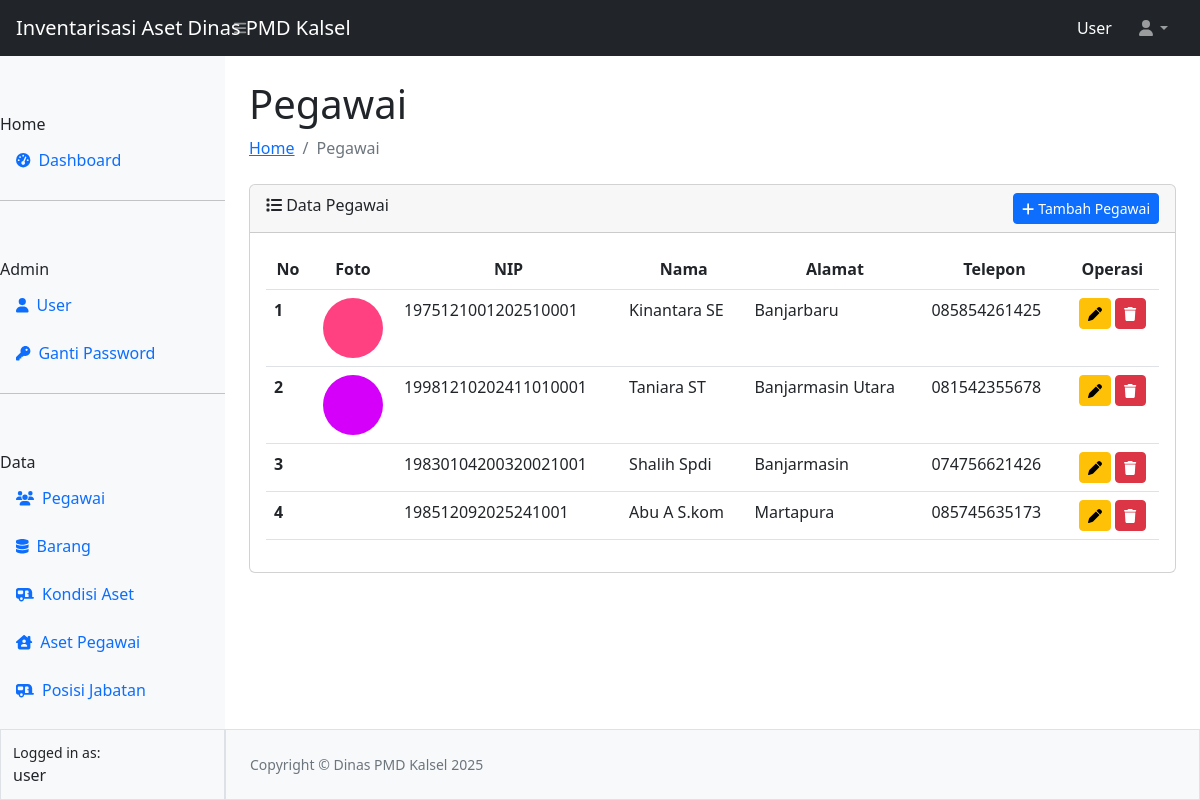
Page /pegawai/pegawai.php (signed in) on the committed database.
### tables this page shows
CREATE TABLE `tbl_pegawaii` (
  `id` int(11) NOT NULL,
  `nip` varchar(30) NOT NULL,
  `nama` varchar(100) NOT NULL,
  `alamat` varchar(128) NOT NULL,
  `telepon` varchar(20) NOT NULL,
  `foto` varchar(100) NOT NULL
);

### config.php (called while the page is built, shortened)
<?php
$main_url = "http://localhost/pkl/";
?>

### pegawai/pegawai.php (the view, shortened to what this page needs)
<?php
require_once "../config.php";
require_once "../template/header.php";
require_once "../template/navbar.php";
require_once "../template/sidebar.php";
?>
<div id="layoutSidenav_content">
                <main>
                    <div class="container-fluid px-4">
                        <h1 class="mt-4">Pegawai</h1>
                        <ol class="breadcrumb mb-4">
                            <li class="breadcrumb-item"><a href="../index.php">Home</a></li>
                            <li class="breadcrumb-item active">Pegawai</li>
                        </ol>
                        <div class="card">
                          <div class="card-header">
                          <i class="fa-solid fa-list"></i> Data Pegawai
                          <a href="<?= $main_url ?>pegawai/addpegawai.php" class="btn btn-sm btn-primary float-end"><i class="fa-solid fa-plus"></i> Tambah Pegawai</a>
                          </div>
                          <div class="card-body">
                          <table class="table table-hover" id="datatablesSimple">
                            <thead>
                              <tr>
                                <th scope="col"><center>No</center></th>
                                <th scope="col"><center>Foto</center></th>
                                <th scope="col"><center>NIP</center></th>
                                <th scope="col"><center>Nama</center></th>
                                <th scope="col"><center>Alamat</center></th>
                                <th scope="col"><center>Telepon</center></th>
                                <th scope="col"><center>Operasi</center></th>
                              </tr>
                            </thead>
                            <tbody>
                              <?php
                              $no = 1;
                              $queryPegawai = mysqli_query($koneksi, "SELECT * FROM tbl_pegawaii");
                              while ($data = mysqli_fetch_array($queryPegawai)) {
                              ?>
                              <tr>
                                <th scope="row"><?= $no++ ?></th>
                                <td align="center"><img src="../asset/img/<?= $data['foto'] ?>" class="rounded-circle" width="60px" alt=""></td>
                                <td><?= $data['nip'] ?></td>
                                <td><?= $data['nama'] ?></td>
                                <td><?= $data['alamat'] ?></td>
                                <td><?= $data['telepon'] ?></td>
                                <td align="center">
                                  <a href="editpegawai.php?id=<?= $data['id'] ?>" class="btn btn-sm btn-warning" title="update pegawai"><i class="fa-solid fa-pen"></i></a>
                                  <button type="button" class="btn btn-sm btn-danger" id="btnHapus" title="hapus pegawai" data-id="<?= $data['id'] ?>" data-foto="<?= $data['foto'] ?>"><i class="fa-solid fa-trash"></i></button>
                                </td>
                              </tr>
                              <?php } ?>
                            </tbody>
</table>
                          </div>
                        </div>
</div>
</main>
<?php
require_once "../template/footer.php";
?>

### template/header.php (shortened to what this page needs)
<!DOCTYPE html>
<html lang="en">
    <head>
        <link href="https://cdn.jsdelivr.net/npm/simple-datatables@7.1.2/dist/style.min.css" rel="stylesheet" />
        <link href="<?= $main_url ?>asset/sb_admin/css/styles.css" rel="stylesheet" />
    </head>

### template/navbar.php (shortened to what this page needs)
<body class="sb-nav-fixed">
        <nav class="sb-topnav navbar navbar-expand navbar-dark bg-dark">
            <a class="navbar-brand ps-3" href="<?= $main_url ?>index.php">Inventarisasi Aset Dinas PMD Kalsel</a>
            <button class="btn btn-link btn-sm order-1 order-lg-0 me-4 me-lg-0" id="sidebarToggle" href="#!"><i class="fas fa-bars"></i></button>
            <form class="d-none d-md-inline-block form-inline ms-auto me-0 me-md-3 my-2 my-md-0">
                <span class="text-white text-capitalize"><?= $_SESSION["ssUser"] ?></span>
            </form>
            <ul class="navbar-nav ms-auto ms-md-0 me-3 me-lg-4">
                <li class="nav-item dropdown">
                    <a class="nav-link dropdown-toggle" id="navbarDropdown" href="#" role="button" data-bs-toggle="dropdown" aria-expanded="false"><i class="fas fa-user fa-fw"></i></a>
                </li>
            </ul>
        </nav>

### template/sidebar.php (shortened to what this page needs)
<div id="layoutSidenav">
            <div id="layoutSidenav_nav">
                <nav class="sb-sidenav accordion bg-light" id="sidenavAccordion">
                    <div class="sb-sidenav-menu">
                        <div class="nav">
                            <div class="sb-sidenav menu-heading">Home</div>
                            <a class="nav-link" href="<?= $main_url ?>index.php">
                              <div class="sb-nav-link-icon"><i class="fas fa-tachometer-alt"></i></div>
                              Dashboard
                            </a>
                            <hr class="mb-0">
                            <div class="sb-sidenav menu-heading">Admin</div>
                            <a class="nav-link" href="<?= $main_url ?>user/adduser.php">
                              <div class="sb-nav-link-icon"><i class="fa-solid fa-user"></i></div>
                              User
                            </a>
                            <a class="nav-link" href="<?= $main_url ?>user/password.php">
                              <div class="sb-nav-link-icon"><i class="fa-solid fa-key"></i></div>
                              Ganti Password
                            </a>
                            <hr class="mb-0">
                            <div class="sb-sidenav menu-heading">Data</div>
                            <a class="nav-link" href="<?= $main_url ?>pegawaiii/pegawaiii.php">
                              <div class="sb-nav-link-icon"><i class="fa-solid fa-users"></i></div>
                              Pegawai
                            </a>
                            <a class="nav-link" href="<?= $main_url ?>barang/barang.php">
                              <div class="sb-nav-link-icon"><i class="fa-solid fa-database"></i></div>
                              Barang
                            </a>
                            <a class="nav-link" href="<?= $main_url ?>jenis/jenis.php">
                              <div class="sb-nav-link-icon"><i class="fa-solid fa-caravan"></i></div>
                              Kondisi Aset
                            </a>
                            <a class="nav-link" href="<?= $main_url ?>ruangan/ruangan.php">
                              <div class="sb-nav-link-icon"><i class="fa-solid fa-house-chimney-user"></i></div>
                              Aset Pegawai
                            </a>
                            <a class="nav-link" href="<?= $main_url ?>jabatan/jabatan.php">
                              <div class="sb-nav-link-icon"><i class="fa-solid fa-caravan"></i></div>
                              Posisi Jabatan
                            </a>
                            <a class="nav-link" href="<?= $main_url ?>ruang/ruang.php">
                              <div class="sb-nav-link-icon"><i class="fa-solid fa-house-chimney-user"></i></div>
                            </a>
                      </div>
                    </div>
                    <div class="sb-sidenav-footer border">
                        <div class="small">Logged in as:</div>
                        <?= $_SESSION["ssUser"] ?>
                    </div>
                </nav>
        </div>

### template/footer.php (shortened to what this page needs)
<footer class="py-4 bg-light mt-auto border">
                    <div class="container-fluid px-4">
                        <div class="d-flex align-items-center justify-content-between small">
                            <div class="text-muted">Copyright &copy; Dinas PMD Kalsel <?= date('Y') ?></div>
                        </div>
                    </div>
                </footer>
            </div>
        </div>
    </body>
</html>

### rows in the picture
tbl_pegawaii: foto (picture), nip "1975121001202510001", nama "Kinantara SE", alamat "Banjarbaru", telepon "085854261425"
tbl_pegawaii: foto (picture), nip "19981210202411010001", nama "Taniara ST", alamat "Banjarmasin Utara", telepon "081542355678"
tbl_pegawaii: nip "19830104200320021001", nama "Shalih Spdi", alamat "Banjarmasin", telepon "074756621426"
tbl_pegawaii: nip "198512092025241001", nama "Abu A S.kom", alamat "Martapura", telepon "085745635173"

### other values in the picture
$_SESSION["ssUser"] "User"
$_SESSION["ssUser"] "user"
